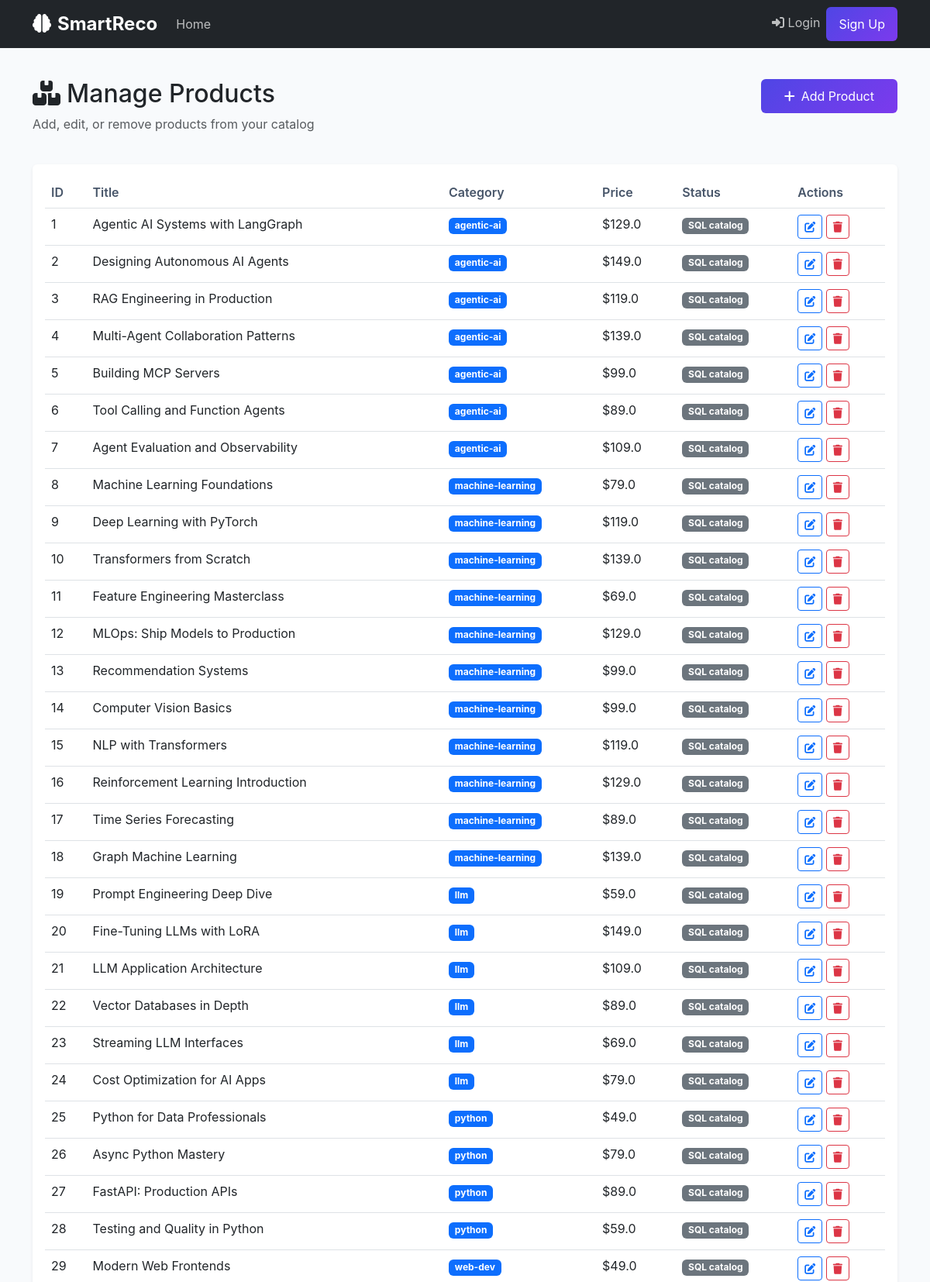
/admin/products (upper part), run on the app's committed database.
### src/database/models/product.py (models this page shows, shortened)
class Product(Base):
    __tablename__ = "products"
    id: Mapped[int] = mapped_column(Integer, primary_key=True, index=True)
    name: Mapped[str] = mapped_column(String, unique=True, index=True)
    description: Mapped[str] = mapped_column(String)
    category: Mapped[str | None] = mapped_column(String, nullable=True, index=True)
    price: Mapped[float] = mapped_column(Float)
    created_at: Mapped[DateTime] = mapped_column(DateTime, default=datetime.utcnow)
    updated_at: Mapped[DateTime] = mapped_column(DateTime, default=datetime.utcnow, onupdate=datetime.utcnow)

### src/routes/frontend.py (the view)
@router.get("/admin/products", name="manage_products")
async def manage_products(request: Request, db: Session = Depends(get_db)):
    products = [_view_product(product) for product in ProductService(db).get_all_products(0, 1000)]
    return templates.TemplateResponse("admin/product_manage.html", _template_context(request, products=products))

### frontend/templates/admin/product_manage.html (shortened to what this page needs)
{% extends "base.html" %}
{% block content %}
<div class="container py-4">
    <div class="row mb-4">
        <div class="col-md-8">
            <h2><i class="fas fa-boxes me-2"></i>Manage Products</h2>
            <p class="text-muted">Add, edit, or remove products from your catalog</p>
        </div>
        <div class="col-md-4 text-end">
            <button class="btn btn-primary" data-bs-toggle="modal" data-bs-target="#productModal">
                <i class="fas fa-plus me-2"></i>Add Product
            </button>
        </div>
    </div>
    <div class="card shadow-sm">
        <div class="card-body">
            <div class="table-responsive">
                <table class="table table-hover">
                    <thead>
                        <tr>
                            <th>ID</th>
                            <th>Title</th>
                            <th>Category</th>
                            <th>Price</th>
                            <th>Status</th>
                            <th>Actions</th>
                        </tr>
                    </thead>
                    <tbody>
                        {% for product in products %}
                        <tr>
                            <td>{{ product.id }}</td>
                            <td>{{ product.title }}</td>
                            <td><span class="badge bg-primary">{{ product.category }}</span></td>
                            <td>${{ product.price }}</td>
                            <td>
                                <span class="badge bg-secondary">SQL catalog</span>
                            </td>
                            <td>
                                <button class="btn btn-sm btn-outline-primary"
                                        onclick="editProduct({{ product.id }})">
                                    <i class="fas fa-edit"></i>
                                </button>
                                <button class="btn btn-sm btn-outline-danger"
                                        onclick="deleteProduct({{ product.id }})">
                                    <i class="fas fa-trash"></i>
                                </button>
                            </td>
                        </tr>
                        {% endfor %}
                    </tbody>
                </table>
            </div>
        </div>
    </div>
</div>
{% endblock %}

### frontend/static/css/style.css (style rules this page uses)
:root { --primary-color: #4f46e5; --secondary-color: #7c3aed; --gradient-start: #4f46e5; --gradient-end: #7c3aed; --bg-dark: #0f172a; }
body { font-family: 'Inter', -apple-system, BlinkMacSystemFont, sans-serif; background-color: #f8fafc; min-height: 100vh; display: flex; flex-direction: column; }
.btn-primary { background: linear-gradient(135deg, var(--gradient-start), var(--gradient-end)); border: none; padding: 10px 30px; transition: transform 0.2s ease, box-shadow 0.2s ease; }
.card { border: none; transition: transform 0.2s ease, box-shadow 0.2s ease; }
.table { margin-bottom: 0; }
.table th { border-top: none; font-weight: 600; color: #475569; }

### data on the page
Product: title "Agentic AI Systems with LangGraph", category "agentic-ai", price "129.0"
Product: title "Designing Autonomous AI Agents", category "agentic-ai", price "149.0"
Product: title "RAG Engineering in Production", category "agentic-ai", price "119.0"
Product: title "Multi-Agent Collaboration Patterns", category "agentic-ai", price "139.0"
Product: title "Building MCP Servers", category "agentic-ai", price "99.0"
Product: title "Tool Calling and Function Agents", category "agentic-ai", price "89.0"
Product: title "Agent Evaluation and Observability", category "agentic-ai", price "109.0"
Product: title "Machine Learning Foundations", category "machine-learning", price "79.0"
Product: title "Deep Learning with PyTorch", category "machine-learning", price "119.0"
Product: title "Transformers from Scratch", category "machine-learning", price "139.0"
Product: title "Feature Engineering Masterclass", category "machine-learning", price "69.0"
Product: title "MLOps: Ship Models to Production", category "machine-learning", price "129.0"
Product: title "Recommendation Systems", category "machine-learning", price "99.0"
Product: title "Computer Vision Basics", category "machine-learning", price "99.0"
Product: title "NLP with Transformers", category "machine-learning", price "119.0"
Product: title "Reinforcement Learning Introduction", category "machine-learning", price "129.0"
Product: title "Time Series Forecasting", category "machine-learning", price "89.0"
Product: title "Graph Machine Learning", category "machine-learning", price "139.0"
Product: title "Prompt Engineering Deep Dive", category "llm", price "59.0"
Product: title "Fine-Tuning LLMs with LoRA", category "llm", price "149.0"
Product: title "LLM Application Architecture", category "llm", price "109.0"
Product: title "Vector Databases in Depth", category "llm", price "89.0"
Product: title "Streaming LLM Interfaces", category "llm", price "69.0"
Product: title "Cost Optimization for AI Apps", category "llm", price "79.0"
Product: title "Python for Data Professionals", category "python", price "49.0"
Product: title "Async Python Mastery", category "python", price "79.0"
Product: title "FastAPI: Production APIs", category "python", price "89.0"
Product: title "Testing and Quality in Python", category "python", price "59.0"
Product: title "Modern Web Frontends", category "web-dev", price "49.0"

### other printed values
{{ product.id }} "1" "2" "3" "4" "5" "6" "7" "8" "9" "10" "11" "12" "13" "14" "15" "16" "17" "18" "19" "20" "21" "22" "23" "24" "25" "26" "27" "28" "29"
